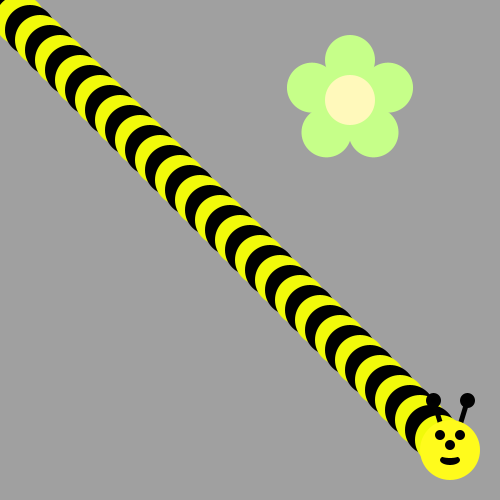
Frame 1 (no input)
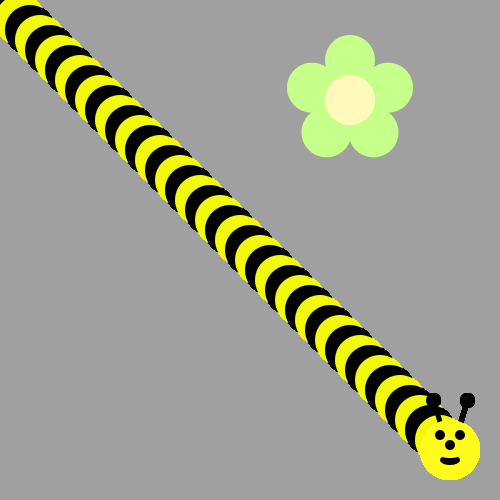
Frame 60 (the mouse pressed at the canvas centre just before this capture)
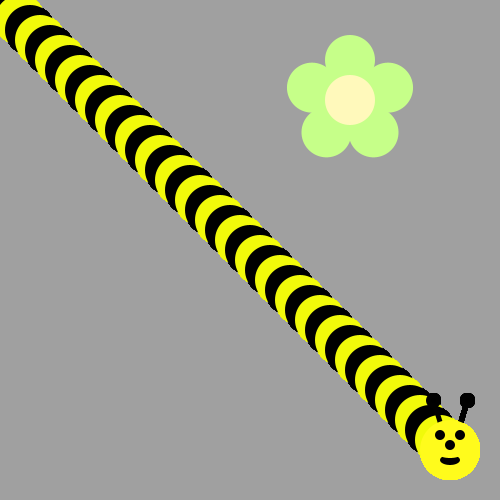
Frame 120 (the mouse held since frame 60 and released just before this capture)

The Processing sketch that drew these frames (run headless with seeded random() and noise(); from frame 60 on, the mouse is pressed at the canvas centre):

// Processing sketch: Bee
// ── Bee.pde
void draw() {
  /*Use A loop to make a body for the Bee!
   Then put his head on using drawBeeFace(x,y)
   Use Modulo to make the colors alternate 
   */
   for(int i = 0; i <45; i ++){
     if(i%2==0){
       fill(241, 250, 10);}
     else{
       fill(0, 0, 0);
     }
     ellipse(i*10, i*10, 50, 50);
   }
   drawBeeFace(450, 450);

}


void drawFlower(int x, int y) {
  noStroke();
  translate(x, y);
  // draw 5 petals, rotating after each one
  fill(#c6ff89); // green
  for (int i = 0; i < 5; i++) {
    ellipse(0, -40, 50, 50);
    rotate(radians(72));
  }
  fill(#fff9bb); // light yellow
  ellipse(0, 0, 50, 50);
}

void drawBeeFace(int BeeFaceX, int BeeFaceY) {
  noStroke();
  fill(0, 0, 0);
  stroke(1);
  strokeWeight(5);
  line(BeeFaceX-10, BeeFaceY-27, BeeFaceX-17, BeeFaceY-50);
  line(BeeFaceX+10, BeeFaceY-27, BeeFaceX+17, BeeFaceY-50);
  ellipse(BeeFaceX-17, BeeFaceY-50, 10, 10);
  ellipse(BeeFaceX+17, BeeFaceY-50, 10, 10);
  noStroke();
  fill(255, 251, 28);
  ellipse(BeeFaceX, BeeFaceY, 60, 60); // face
  fill(255, 237, 209);
  fill(0, 0, 0);
  ellipse(BeeFaceX-10, BeeFaceY-15, 10, 10); // eyes
  ellipse(BeeFaceX+10, BeeFaceY-15, 10, 10);
  ellipse(BeeFaceX, BeeFaceY-5, 10, 10); // nose
  ellipse(BeeFaceX, BeeFaceY+10, 20, 10);// mouth
  fill(255, 251, 28);
  ellipse(BeeFaceX, BeeFaceY+5, 20, 6);
}
void setup() {  
  ellipseMode(CENTER);
  size(500, 500);
  background(160, 160, 160); 
  drawFlower(350, 100);
}
